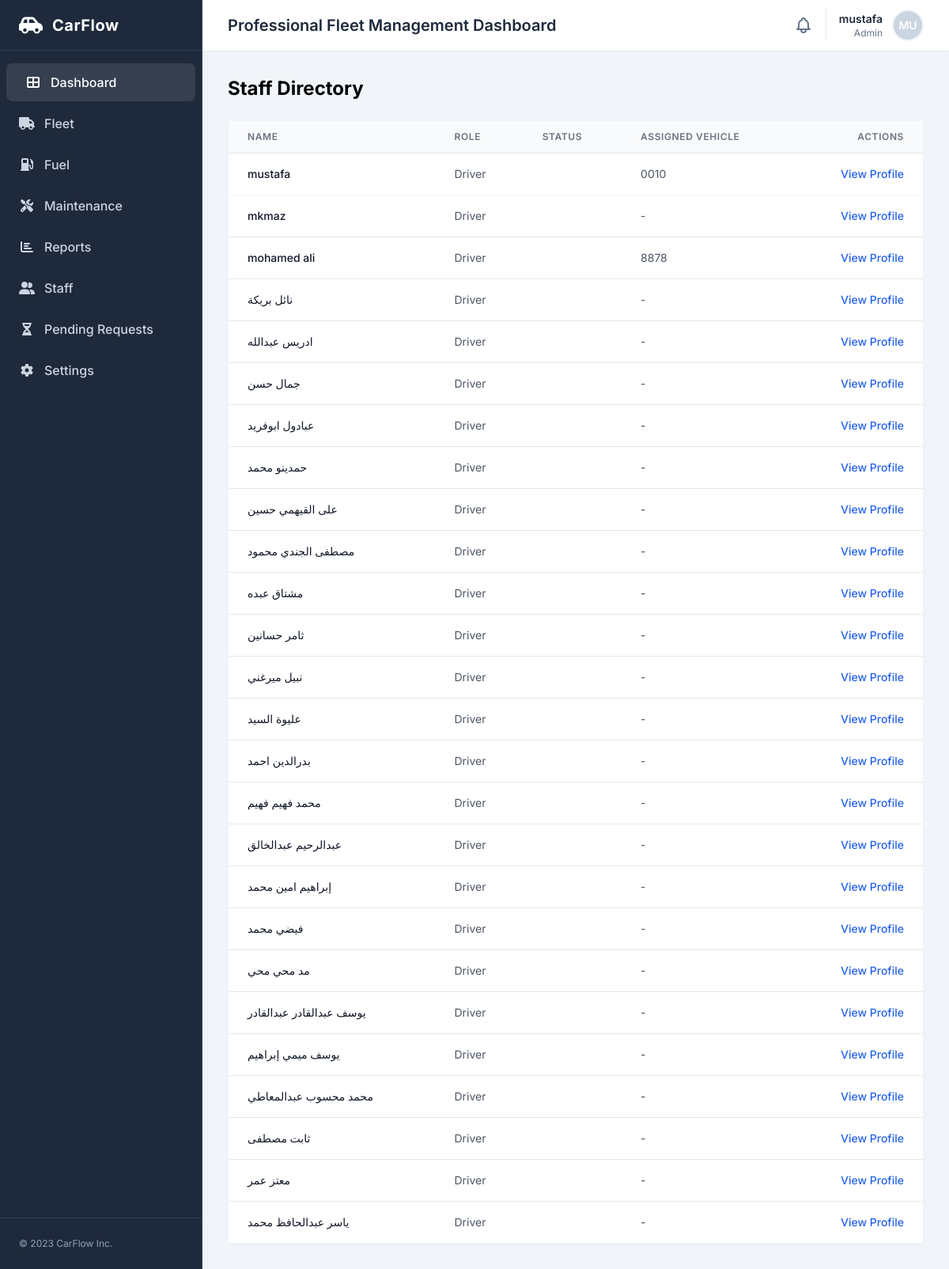
The page /staff/ (signed in) on the database its author committed.
### staff/models.py (models this page shows, shortened)
class Employee(models.Model):
    ROLE_CHOICES = [
        ("driver", "Driver"),
        ("staff", "Staff"),
        ("manager", "Manager"),
    ]
    user = models.OneToOneField(
        settings.AUTH_USER_MODEL,
        on_delete=models.SET_NULL,
        null=True,
        blank=True,
        related_name="employee_profile"
    )
    first_name = models.CharField(max_length=50, blank=True)
    last_name = models.CharField(max_length=50, blank=True)
    license_number = models.CharField(max_length=50, blank=True, null=True)
    license_expiry = models.DateField(blank=True, null=True)
    role = models.CharField(
        max_length=20,
        choices=ROLE_CHOICES,
        default="staff"
    )
    phone = models.CharField(max_length=20, blank=True)
    photo = models.ImageField(
        upload_to="employee_photos/",
        null=True,
        blank=True
    )
    created_at = models.DateTimeField(auto_now_add=True)

### fleet/models.py (models this page shows, shortened)
class Car(models.Model):
    STATUS_CHOICES = [
        ("available", "Available"),
        ("assigned", "Assigned"),
        ("maintenance", "Maintenance"),
        ("inactive", "Inactive"),
    ]
    VEHICLE_TYPE_CHOICES = [
        ("Sedan", "Sedan"),
        ("Reefer Van", "Chiller Van"),
        ("Reefer Truck", "Reefer Truck"),
        ("Reefer Pickup", "Reefer Pickup"),
    ]
    plate_number = models.CharField(max_length=20, unique=True, db_index=True)
    brand = models.CharField(max_length=100, default='Unknown')
    vehicle_type = models.CharField(max_length=100, choices=VEHICLE_TYPE_CHOICES, verbose_name="Vehicle Type", default="Sedan")
    year = models.PositiveIntegerField()
    vin = models.CharField(max_length=64, blank=True)
    status = models.CharField(
        max_length=20,
        choices=STATUS_CHOICES,
        default="available",
        db_index=True,
    )
    region = models.ForeignKey(
        "accounts.Region",
        on_delete=models.SET_NULL,
        null=True,
        blank=True,
        related_name="cars",
    )
    notes = models.TextField(blank=True)
    current_mileage = models.PositiveIntegerField(default=0, db_index=True)
    qr_token = models.CharField(max_length=128, unique=True, null=True, blank=True, db_index=True)
    qr_enabled = models.BooleanField(default=True, db_index=True)
    qr_code_image = models.ImageField(upload_to="qr_codes/", null=True, blank=True)
    created_at = models.DateTimeField(auto_now_add=True)
    class Meta:
        ordering = ["plate_number"]

### staff/views.py (the view)
# urls.py: path("", views.staff_list, name="list"),
@login_required
def staff_list(request):
    employees = Employee.objects.select_related("user").all()
    employee_ids = [e.id for e in employees]
    assignments = (
        DriverAssignment.objects.filter(active=True, driver_id__in=employee_ids)
        .select_related("car", "driver")
    )
    assigned_by_employee = {a.driver_id: a.car for a in assignments}
    for e in employees:
        e.assigned_car = assigned_by_employee.get(e.id)
    context = {"employees": employees}
    return render(request, "staff/staff_list.html", context)

### staff/templates/staff/staff_list.html (shortened to what this page needs)
{% extends "base.html" %}
{% block content %}
<div class="flex items-center justify-between">
  <h1 class="text-2xl font-bold">Staff Directory</h1>
</div>
<div class="mt-6 bg-white rounded-lg shadow-sm border border-gray-100">
  <div class="overflow-x-auto">
    <table class="min-w-full divide-y divide-gray-200">
      <thead class="bg-gray-50 border-b border-gray-200">
        <tr>
          <th class="px-6 py-3 text-left text-xs font-semibold text-gray-500 uppercase tracking-wider">Name</th>
          <th class="px-6 py-3 text-left text-xs font-semibold text-gray-500 uppercase tracking-wider">Role</th>
          <th class="px-6 py-3 text-left text-xs font-semibold text-gray-500 uppercase tracking-wider">Status</th>
          <th class="px-6 py-3 text-left text-xs font-semibold text-gray-500 uppercase tracking-wider">Assigned Vehicle</th>
          <th class="px-6 py-3 text-right text-xs font-semibold text-gray-500 uppercase tracking-wider">Actions</th>
        </tr>
      </thead>
      <tbody class="bg-white divide-y divide-gray-200">
        {% for e in employees %}
        <tr class="hover:bg-gray-50 transition-colors border-b border-gray-100">
          <td class="px-6 py-4 whitespace-nowrap">
            <div class="text-sm font-medium text-gray-900">
              {% if e.user %}
                {{ e.user.get_full_name|default:e.user.username }}
              {% else %}
                {{ e.first_name }} {{ e.last_name }}
              {% endif %}
            </div>
          </td>
          <td class="px-6 py-4 whitespace-nowrap text-sm text-gray-600 capitalize">{{ e.role }}</td>
          <td class="px-6 py-4 whitespace-nowrap text-sm text-gray-600 capitalize">{{ e.status }}</td>
          <td class="px-6 py-4 whitespace-nowrap text-sm text-gray-600">{{ e.assigned_car.plate_number|default:"-" }}</td>
          <td class="px-6 py-4 whitespace-nowrap text-right text-sm font-medium">
            <a class="text-blue-600 hover:text-blue-900" href="{% url 'staff:profile' e.id %}">View Profile</a>
          </td>
        </tr>
        {% empty %}
        <tr><td class="px-6 py-4" colspan="5">No employees</td></tr>
        {% endfor %}
      </tbody>
    </table>
  </div>
</div>
{% endblock %}

### templates/partials/navbar.html (shortened to what this page needs)
<header class="h-16 flex items-center justify-between px-4 sm:px-6 lg:px-8 bg-white shadow-sm z-10">
<div class="flex items-center gap-3">
<h1 class="text-base sm:text-xl font-semibold text-slate-800 truncate max-w-[60vw] md:max-w-none">Professional Fleet Management Dashboard</h1>
</div>
<div class="flex items-center space-x-4">
<button class="text-slate-500 hover:text-slate-700 focus:outline-none">
</button>
<div class="flex items-center gap-3 border-l border-slate-200 pl-4 relative">
    <button id="user-menu-btn" class="flex items-center gap-3 focus:outline-none">
        <div class="text-right hidden sm:block">
            <p class="text-sm font-semibold text-slate-800">
                {% if request.user.is_authenticated %}
                    {{ request.user.get_full_name|default:request.user.username }}
                {% else %}
                    Guest
                {% endif %}
            </p>
            <p class="text-xs text-slate-500">
                {% if request.user.is_authenticated and request.user.groups.first %}
                    {{ request.user.groups.first.name }}
                {% elif request.user.is_authenticated %}
                    User
                {% else %}
                    Guest
                {% endif %}
            </p>
        </div>
        <div class="h-10 w-10 rounded-full bg-slate-300 flex items-center justify-center text-white font-semibold text-sm border-2 border-slate-100">
            {% if request.user.is_authenticated %}
                {{ request.user.username|slice:":2"|upper }}
            {% else %}
                GU
            {% endif %}
        </div>
    </button>
</div>
</header>

### templates/base.html (style rules this page uses)
body { font-family:'Inter',sans-serif;background-color:#f3f4f6 }

### rows shown on the page
Employee: user.get_full_name "mustafa", role "Driver", assigned_car.plate_number "0010"
Employee: user.get_full_name "mkmaz", role "Driver", assigned_car.plate_number "-"
Employee: first_name "mohamed", last_name "ali", role "Driver", assigned_car.plate_number "8878"
Employee: first_name "نائل", last_name "بريكة", role "Driver", assigned_car.plate_number "-"
Employee: first_name "ادريس", last_name "عبدالله", role "Driver", assigned_car.plate_number "-"
Employee: first_name "جمال", last_name "حسن", role "Driver", assigned_car.plate_number "-"
Employee: first_name "عبادول", last_name "ابوفريد", role "Driver", assigned_car.plate_number "-"
Employee: first_name "حمدينو", last_name "محمد", role "Driver", assigned_car.plate_number "-"
Employee: first_name "على القيهمي", last_name "حسين", role "Driver", assigned_car.plate_number "-"
Employee: first_name "مصطفى الجندي", last_name "محمود", role "Driver", assigned_car.plate_number "-"
Employee: first_name "مشتاق", last_name "عبده", role "Driver", assigned_car.plate_number "-"
Employee: first_name "ثامر", last_name "حسانين", role "Driver", assigned_car.plate_number "-"
Employee: first_name "نبيل", last_name "ميرغني", role "Driver", assigned_car.plate_number "-"
Employee: first_name "عليوة", last_name "السيد", role "Driver", assigned_car.plate_number "-"
Employee: first_name "بدرالدين", last_name "احمد", role "Driver", assigned_car.plate_number "-"
Employee: first_name "محمد فهيم", last_name "فهيم", role "Driver", assigned_car.plate_number "-"
Employee: first_name "عبدالرحيم", last_name "عبدالخالق", role "Driver", assigned_car.plate_number "-"
Employee: first_name "إبراهيم امين", last_name "محمد", role "Driver", assigned_car.plate_number "-"
Employee: first_name "فيضي", last_name "محمد", role "Driver", assigned_car.plate_number "-"
Employee: first_name "مد محي", last_name "محي", role "Driver", assigned_car.plate_number "-"
Employee: first_name "يوسف عبدالقادر", last_name "عبدالقادر", role "Driver", assigned_car.plate_number "-"
Employee: first_name "يوسف ميمي", last_name "إبراهيم", role "Driver", assigned_car.plate_number "-"
Employee: first_name "محمد محسوب", last_name "عبدالمعاطي", role "Driver", assigned_car.plate_number "-"
Employee: first_name "ثابت", last_name "مصطفى", role "Driver", assigned_car.plate_number "-"
Employee: first_name "معتز", last_name "عمر", role "Driver", assigned_car.plate_number "-"
Employee: first_name "ياسر عبدالحافظ", last_name "محمد", role "Driver", assigned_car.plate_number "-"

### other values the page prints
{{ request.user.get_full_name|default:request.user.username }} "mustafa"
{{ request.user.groups.first.name }} "Admin"
{{ request.user.username|slice:":2"|upper }} "MU"
